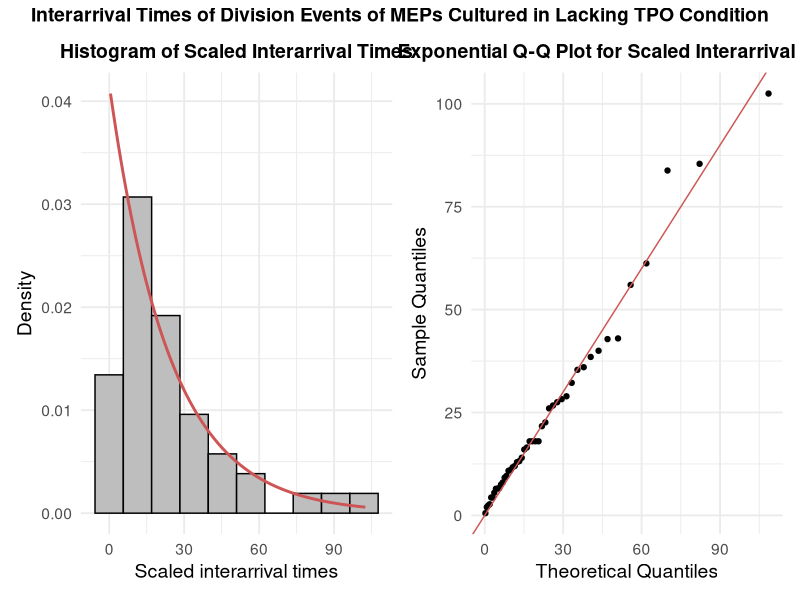

The R script that drew this image: (Note: this script raises an error after producing the figure.)
library(tidyr)
library(dplyr)
library(ggplot2)
library(DEoptim)
library(patchwork)
library(goftest)
library(fitdistrplus)

### functions for estimation
log_likelihood_noduds_de <- function(params, data) {
  params <- as.numeric(params)
  names(params) <- c("u", "v", "c1", "c2", "m1", "m2")
  
  # Reparameterization
  u <- params["u"]
  v <- params["v"]
  
  p1 <- u
  p2 <- (1 - u) * v
  
  c1 <- params["c1"]; c2 <- params["c2"]
  m1 <- params["m1"]; m2 <- params["m2"]
  
  x <- as.numeric(data$X)
  t <- as.numeric(data$t)
  
  A <- p1 / (1 + c1 * (t - m1)^2)
  B <- p2 / (1 + c2 * (t - m2)^2)
  
  epsilon <- 1e-10
  C <- pmax(1 - A - B, epsilon)
  
  ll <- sum(
    (x ==  1) * log(A + epsilon) +
      (x ==  0) * log(B + epsilon) +
      (x == -1) * log(C)
  )
  
  return(-ll)
}

r_estimator <- function(data){
  Si <- data$Si
  deltat <- data$deltat
  n <- nrow(data)
  r <- n/(sum(Si*deltat))
  return(r)
}

### functions for prediction
int.p.func <- function(t, p, c, m) {
  (p / sqrt(c)) * (atan(sqrt(c) * (t - m)) + atan(sqrt(c) * m))
}

make_expected_noduds_data <- function(time.input,
                                      p1.true, c1.true, m1.true,
                                      p2.true, c2.true, m2.true,
                                      # p4.true, c4.true, m4.true,
                                      s0.true, r.true) {
  p1.func <- function(t){
    p1.prob <- p1.true/(1+c1.true*(t-m1.true)^2)
    return(p1.prob)
  }
  
  p2.func <- function(t){
    p2.prob <- p2.true/(1+c2.true*(t-m2.true)^2)
    return(p2.prob)
  }
  
  p3.func <- function(t){
    # p3.prob <- 1- p1.true/(1+c1.true*(t-m1.true)^2)-p2.true/(1+c2.true*(t-m2.true)^2) - p4.true/(1+c4.true*(t-m4.true)^2)
    p3.prob <-1- p1.true/(1+c1.true*(t-m1.true)^2)-p2.true/(1+c2.true*(t-m2.true)^2)
    return(p3.prob)
  }
  
  int.p1 <- function(t) int.p.func(t, p1.true, c1.true, m1.true)
  int.p2 <- function(t) int.p.func(t, p2.true, c2.true, m2.true)
  # int.p4 <- function(t) int.p.func(t, p4.true, c4.true, m4.true)
  
  int.p3 <- function(t) {
    # t - int.p1(t) - int.p2(t) - int.p4(t)
    t - int.p1(t) - int.p2(t)
  }
  
  sc.mean <- function(t) {
    s0.true * exp(r.true * (int.p1(t) - int.p3(t)))
  }
  
  sc.var.bp <- function(t) {
    A <- exp(2 * r.true * (int.p1(t) - int.p3(t)))

    integrand_B <- function(x) {
      (p1.func(x) + p3.func(x)) *
        exp(-r.true * (int.p1(x) - int.p3(x)))
    }

    B <- integrate(integrand_B, lower = 0, upper = t)$value
    s0.true * r.true * A * B
  }
  ec.mean <- function(t){
    integrand <- function(x){
      (p2.func(x) + 2 * p3.func(x))* exp(r.true * (int.p1(x) - int.p3(x)))
    }
    out <- integrate(integrand, lower = 0, upper = t)$value
    return(out*s0.true*r.true)
  }
  
  data.frame(
    time = time.input,
    sc.mean = sapply(time.input, sc.mean),
    sc.var.bp = sapply(time.input, sc.var.bp),
    ec.mean = sapply(time.input, ec.mean)
  )
}

simulate_markov <- function(
    reps = 100,
    p1, p2, p4,
    c1, c2, c4,
    m1, m2, m4,
    s0 = 200,
    r = 0.2,
    min_p_t = 1e-4,
    max_it = 50000,
    t_max = 100,
    seed = NULL
) {
  if (!is.null(seed)) set.seed(seed)
  
  f_t <- function(t, c, m) 1 / (1 + c * (t - m)^2)
  
  probs_t <- function(t) {
    f1 <- f_t(t, c1, m1)
    f2 <- f_t(t, c2, m2)
    f4 <- f_t(t, c4, m4)
    
    p1t <- p1 * f1
    p2t <- p2 * f2
    p4t <- p4 * f4
    p3t <- 1 - p1t - p2t - p4t
    
    p3t <- pmax(p3t, 0)
    
    probs <- c(p1t, p2t, p3t, p4t)
    
    s <- sum(probs)
    if (s <= 0) stop("All transition probabilities zero — invalid parameters.")
    if (s != 1) probs <- probs / s
    
    # avoid extremely small values
    probs[probs < min_p_t] <- 0
    probs <- probs / sum(probs)
    
    probs
  }
  
  all_out <- list()
  idx <- 1
  
  for (rep_i in 1:reps) {
    
    sc <- s0
    ec <- 0
    dc <- 0
    t <- 0
    itnum <- 0
    
    sc_steps <- sc
    ec_steps <- ec
    dc_steps <- dc
    time_steps <- t
    
    while (sc > 0) {
      
      itnum <- itnum + 1
      if (itnum > max_it || t > t_max) {
        warning("Stopped early: max_it or time bound exceeded")
        break
      }
      
      t <- t + rexp(1, rate = r * sc)
      
      probs <- probs_t(t)
      
      event <- sample(1:4, size = 1, prob = probs)
      
      if (event == 1) { sc <- sc + 1 }
      if (event == 2) { ec <- ec + 1 }
      if (event == 3) { sc <- sc - 1; ec <- ec + 2 }
      if (event == 4) { dc <- dc + 1 }
      
      sc_steps <- c(sc_steps, sc)
      ec_steps <- c(ec_steps, ec)
      dc_steps <- c(dc_steps, dc)
      time_steps <- c(time_steps, t)
    }
    
    all_out[[idx]] <- data.frame(
      reps = rep(rep_i, length(sc_steps)),
      time.steps = time_steps,
      sc.steps = sc_steps,
      ec.steps = ec_steps,
      dc.steps = dc_steps
    )
    idx <- idx + 1
  }
  
  do.call(rbind, all_out)
}

### for plotting
colors1 <- c("observed MkP+ErP" = "lightpink", "observed MEP" = "skyblue",
             "estimated MkP+ErP" = "indianred", "estimated MEP" = "darkblue")


###
###
###
mep_tpo_count <- read.csv("mep_tpo_count.csv")
mep_tpo_count <- mep_tpo_count[-c(1:4),]

mep_tpo_count$time_shift <- mep_tpo_count$time - min(mep_tpo_count$time)

### TPO
mep_tpo_fitdata <- data.frame(X = diff(mep_tpo_count$mep),
                              t = mep_tpo_count$time_shift[-1],
                              deltat = diff(mep_tpo_count$time_shift),
                              Si = mep_tpo_count$mep
                              [-length(mep_tpo_count$mep)])
head(mep_tpo_fitdata)
t_min <- min(mep_tpo_fitdata$t, 0)
t_max <- max(mep_tpo_fitdata$t, 100)
lower <- c(u = 1e-5, v = 1e-5, 
           c1 = 1e-5, c2 = 1e-5, 
           m1 = t_min, m2 = t_min)
upper <- c(u = 0.99999, v = 0.99999,
           c1 = 100, c2 = 100, 
           m1 = t_max, m2 = t_max)
set.seed(123)
DE_res <- DEoptim(
  fn = log_likelihood_noduds_de,
  lower = lower,
  upper = upper,
  data = mep_tpo_fitdata,
  DEoptim.control(NP = 150, itermax = 600, F = 0.9, CR = 0.8, strategy = 6,
                  trace = FALSE)
)
u_hat <- DE_res$optim$bestmem["u"]
v_hat <- DE_res$optim$bestmem["v"]

p1_hat <- u_hat
p2_hat <- (1 - u_hat) * v_hat

p1_hat; p2_hat

par.est <- DE_res$optim$bestmem
r.est <- r_estimator(mep_tpo_fitdata)
tpo.noduds.est <- c(p1_hat, p2_hat, par.est[3:6], r.est)
names(tpo.noduds.est) <- c("p1", "p2", "c1", "c2", "m1", "m2", "r")
tpo.noduds.est
tpo.noduds.est["p1"]; tpo.noduds.est["c1"]; tpo.noduds.est["m1"]
# 0.4560184 0.001138745 19.0687 
tpo.noduds.est["p2"]; tpo.noduds.est["c2"]; tpo.noduds.est["m2"]
# 0.5439761  0.0001757318  21.74811
tpo.noduds.est["r"]
# 0.04528165

mep_tpo_pred <- make_expected_noduds_data(time.input = seq(min(mep_tpo_count$time_shift), max(mep_tpo_count$time_shift+10), by = 0.1),
                                          p1.true = tpo.noduds.est["p1"],
                                          c1.true = tpo.noduds.est["c1"],
                                          m1.true = tpo.noduds.est["m1"],
                                          p2.true = tpo.noduds.est["p2"],
                                          c2.true = tpo.noduds.est["c2"],
                                          m2.true = tpo.noduds.est["m2"],
                                          s0.true = mep_tpo_count$mep[1],
                                          r.true = tpo.noduds.est["r"])

tpo_est_plot <- ggplot() +
  geom_point(data = mep_tpo_count, 
             aes(x = time_shift + min(time), y = daughter, col = "observed MkP+ErP"),
             pch = 19, size = 2) +
  geom_point(data = mep_tpo_count, 
             aes(x = time_shift+ min(time), y = mep, col = "observed MEP"),
             pch = 19, size = 2) +
  geom_line(data = mep_tpo_pred, 
            aes(x = time + min(mep_tpo_count$time), y = ec.mean, col = "estimated MkP+ErP"),
            linetype = 4, linewidth = 1) +
  geom_line(data = mep_tpo_pred, 
            aes(x = time + min(mep_tpo_count$time), y = sc.mean, col = "estimated MEP"),
            linetype = 4, linewidth = 1) +
  scale_y_continuous(limits = c(-10, 250)) +
  scale_x_continuous(limits = c(20, 200)) +
  labs(x = "Time (in hours)", y = "Cell counts", color = "",
       title = "Lacking TPO condition",
       # subtitle = "Observed and Estimated Cell Counts"
  )+
  scale_color_manual(values = colors1) +
  guides(color = guide_legend(nrow = 2, byrow = TRUE))+
  theme_minimal(base_size = 14) +
  theme(
    plot.title = element_text(face = "bold"),
    legend.title = element_blank(),
    legend.text.align = 0,
    legend.position = "bottom"
  )
##
## check if the interarrival time is exponential with constant rate
mep_tpo_count <- read.csv("mep_tpo_count.csv")
mep_tpo_count <- mep_tpo_count[-c(1:4),]
head(mep_tpo_count)
tpo_interarrival <- diff(mep_tpo_count$time)
tpo_scale_interarrival <- tpo_interarrival*mep_tpo_count$mep[-nrow(mep_tpo_count)]
tpo_scale_interarrival <- tpo_scale_interarrival[tpo_scale_interarrival != 0]

lambda_hat <- 1 / mean(tpo_scale_interarrival)


# convert to data frame
df.arrival <- data.frame(arr.time = tpo_scale_interarrival)

# plot
hist.arr.plot <- ggplot(df.arrival, aes(x = arr.time)) +
  geom_histogram(aes(y = after_stat(density)),
                 bins = 10,
                 fill = "gray",
                 color = "black") +
  stat_function(fun = dexp,
                args = list(rate = lambda_hat),
                color = "indianred3",
                linewidth = 1) +
  labs(title = "Histogram of Scaled Interarrival Times",
       x = "Scaled interarrival times",
       y = "Density") +
  theme_minimal(base_size = 14) +
  theme(
    plot.title = element_text(face = "bold", hjust = 0.5),
    legend.title = element_blank(),
    legend.text.align = 0,
    legend.position = "bottom"
  )

# create data for QQ plot
df.arrival$sort.arr.time <- sort(tpo_scale_interarrival)
df.arrival$theoretical <- qexp(ppoints(length(tpo_scale_interarrival)), rate = lambda_hat)

# plot
qq.arr.plot <- ggplot(df.arrival, aes(x = theoretical, y = sort.arr.time)) +
  geom_point(color = "black") +
  geom_abline(slope = 1, intercept = 0, color = "indianred3") +
  labs(title = "Exponential Q-Q Plot for Scaled Interarrival Times",
       x = "Theoretical Quantiles",
       y = "Sample Quantiles") +
  theme_minimal(base_size = 14) +
  theme(
    plot.title = element_text(face = "bold", hjust = 0.5),
    legend.title = element_blank(),
    legend.text.align = 0,
    legend.position = "bottom"
  )
##
## formal test
ad.test(tpo_scale_interarrival, null = "pexp", rate = lambda_hat)
gofstat(fitdist(tpo_scale_interarrival, "exp"))

(hist.arr.plot | qq.arr.plot) +  plot_annotation(
  title = "Interarrival Times of Division Events of MEPs Cultured in Lacking TPO Condition"
) &
  theme(
    plot.title = element_text(size = 14, face = "bold", hjust = 0.5)
  )
##
##


###
###
## check if the interarrival time is exponential with constant rate
mep_ctrl_count <- read.csv("mep_ctrl_count.csv")
mep_ctrl_count <- mep_ctrl_count[-c(1:14),]

ctrl_interarrival <- diff(mep_ctrl_count$time)
ctrl_scale_interarrival <- ctrl_interarrival*mep_ctrl_count$mep[-nrow(mep_ctrl_count)]
ctrl_scale_interarrival <- ctrl_scale_interarrival[ctrl_scale_interarrival != 0]

lambda_hat_ctrl <- 1 / mean(ctrl_scale_interarrival)


# convert to data frame
df.arrival.ctrl <- data.frame(arr.time = ctrl_scale_interarrival)

# plot
hist.arr.ctrl.plot <- ggplot(df.arrival.ctrl, aes(x = arr.time)) +
  geom_histogram(aes(y = after_stat(density)),
                 bins = 10,
                 fill = "gray",
                 color = "black") +
  stat_function(fun = dexp,
                args = list(rate = lambda_hat_ctrl),
                color = "indianred3",
                linewidth = 1) +
  labs(title = "Histogram of Scaled Interarrival Times",
       x = "Scaled interarrival times",
       y = "Density") +
  theme_minimal(base_size = 14) +
  theme(
    plot.title = element_text(face = "bold", hjust = 0.5),
    legend.title = element_blank(),
    legend.text.align = 0,
    legend.position = "bottom"
  )

# create data for QQ plot
df.arrival.ctrl$sort.arr.time <- sort(ctrl_scale_interarrival)
df.arrival.ctrl$theoretical <- qexp(ppoints(length(ctrl_scale_interarrival)), rate = lambda_hat_ctrl)

# plot
qq.arr.ctrl.plot <- ggplot(df.arrival.ctrl, aes(x = theoretical, y = sort.arr.time)) +
  geom_point(color = "black") +
  geom_abline(slope = 1, intercept = 0, color = "indianred3") +
  labs(title = "Exponential Q-Q Plot for Scaled Interarrival Times",
       x = "Theoretical Quantiles",
       y = "Sample Quantiles") +
  theme_minimal(base_size = 14) +
  theme(
    plot.title = element_text(face = "bold", hjust = 0.5),
    legend.title = element_blank(),
    legend.text.align = 0,
    legend.position = "bottom"
  )

qq.arr.ctrl.plot <- ggplot(data.frame(x = ctrl_scale_interarrival), aes(sample = x)) +
  stat_qq_band(
    distribution = "exp",
    dparams = list(rate = lambda_hat_ctrl),
    conf = 0.95,
    alpha = 0.2,
    fill = "blue3"
  ) +
  stat_qq_line(
    distribution = "exp",
    dparams = list(rate = lambda_hat_ctrl),
    color = "blue3"
  ) +
  stat_qq_point(
    distribution = "exp",
    dparams = list(rate = lambda_hat_ctrl),
    color = "black"
  ) +
  labs(
    title = "Exponential Q–Q Plot with 95% CI",
    x = "Theoretical Exponential Quantiles",
    y = "Sample Quantiles"
  ) +
  theme_minimal(base_size = 14) +
  theme(
    plot.title = element_text(face = "bold", hjust = 0.5),
    legend.title = element_blank(),
    legend.text.align = 0,
    legend.position = "bottom"
  )
##
library(ggplot2)

x <- ctrl_scale_interarrival
n <- length(x)

# your quantiles (ppoints)
p <- ppoints(n)

# your theoretical quantiles
theoretical <- qexp(p, rate = lambda_hat_ctrl)

# your sorted sample
sample_sorted <- sort(x)

# -----------------------------
# 1. Bootstrap CI (qqplotr logic)
# -----------------------------
B <- 2000
boot_dev <- matrix(NA, nrow = B, ncol = n)

set.seed(123)

for (b in 1:B) {
  # Step 1: bootstrap sample
  xb <- rexp(n, rate = lambda_hat_ctrl)
  
  # Step 2: refit lambda
  lambda_b <- 1 / mean(xb)
  
  # Step 3: compute theoretical quantiles using YOUR p-values
  q_b <- qexp(p, rate = lambda_b)
  
  # Step 4: compute deviations
  boot_dev[b, ] <- sort(xb) - q_b
}

# Step 5: CI on deviations
dev_lower <- apply(boot_dev, 2, quantile, probs = 0.025)
dev_upper <- apply(boot_dev, 2, quantile, probs = 0.975)

# Step 6: Add deviations back to YOUR theoretical quantiles
ci_lower <- theoretical + dev_lower
ci_upper <- theoretical + dev_upper

# -----------------------------
# 2. Build data frame
# -----------------------------
df <- data.frame(
  theoretical = theoretical,
  sample = sample_sorted,
  lower = ci_lower,
  upper = ci_upper
)

# -----------------------------
# 3. Plot YOUR QQ plot + qqplotr-style CI
# -----------------------------
ggplot(df, aes(x = theoretical, y = sample)) +
  geom_ribbon(aes(ymin = lower, ymax = upper),
              fill = "skyblue", alpha = 0.3) +
  geom_point(color = "black") +
  geom_abline(slope = 1, intercept = 0, color = "indianred3") +
  labs(
    title = "Exponential Q–Q Plot (Manual) with qqplotr-style 95% CI",
    x = "Theoretical Quantiles (ppoints + Exp(λ))",
    y = "Sample Quantiles"
  ) +
  theme_minimal(base_size = 14)




## formal test
ad.test(ctrl_scale_interarrival, null = "pexp", rate = lambda_hat_ctrl)
gofstat(fitdist(ctrl_scale_interarrival, "exp"))

(hist.arr.ctrl.plot | qq.arr.ctrl.plot) +  plot_annotation(
  title = "Interarrival Times of Division Events of MEPs Cultured in Control Condition"
) &
  theme(
    plot.title = element_text(size = 14, face = "bold", hjust = 0.5)
  )


qqPlot(ctrl_scale_interarrival,
       distribution = "exp",
       envelope = 0.95,
       xlab = "Theoretical Exponential Quantiles",
       ylab = "Sample Quantiles",
       main = "Exponential Q–Q Plot with 95% CI",
       id = FALSE)




x <- ctrl_scale_interarrival
n <- length(x)

# p-values that qqplotr uses
p <- (1:n) / (n + 1)

# theoretical quantiles for Exp(lambda)
theoretical <- qexp(p, rate = lambda_ctrl_hat)


qqPlot(
  ctrl_scale_interarrival,
  distribution = list(
    qfun = function(p) qexp(p, rate = lambda_hat_ctrl)
  ),
  envelope = 0.95,
  xlab = "Theoretical Exponential Quantiles",
  ylab = "Sample Quantiles",
  main = "Exponential Q–Q Plot with 95% CI",
  id = FALSE
)


(hist.arr.ctrl.plot | qq.arr.ctrl.plot) +  plot_annotation(
  title = "Interarrival Times of Division Events of MEPs Cultured in Control Condition"
) &
  theme(
    plot.title = element_text(size = 14, face = "bold", hjust = 0.5)
  )

##
##

###
###

mep_ctrl_count <- read.csv("mep_ctrl_count.csv")
mep_ctrl_count <- mep_ctrl_count[-c(1:14),]

mep_ctrl_count$time_shift <- mep_ctrl_count$time - min(mep_ctrl_count$time)

mep_ctrl_fitdata <- data.frame(X = diff(mep_ctrl_count$mep),
                               t = mep_ctrl_count$time_shift[-1],
                               deltat = diff(mep_ctrl_count$time_shift),
                               Si = mep_ctrl_count$mep
                               [-length(mep_ctrl_count$mep)])

head(mep_ctrl_fitdata)
t_min <- min(mep_ctrl_fitdata$t, 0)
t_max <- max(mep_ctrl_fitdata$t, 100)
lower <- c(u = 1e-5, v = 1e-5, 
           c1 = 1e-5, c2 = 1e-5, 
           m1 = t_min, m2 = t_min)
upper <- c(u = 0.99999, v = 0.99999,
           c1 = 1, c2 = 1, 
           m1 = t_max, m2 = t_max)
set.seed(124)
DE_res <- DEoptim(
  fn = log_likelihood_noduds_de,
  lower = lower,
  upper = upper,
  data = mep_ctrl_fitdata,
  DEoptim.control(NP = 150, itermax = 600, F = 0.9, CR = 0.8, strategy = 6,
                  trace = FALSE
  )
)

u_hat <- DE_res$optim$bestmem["u"]
v_hat <- DE_res$optim$bestmem["v"]

p1_hat <- u_hat
p2_hat <- (1 - u_hat) * v_hat

p1_hat; p2_hat

par.est <- DE_res$optim$bestmem
r.est <- r_estimator(mep_ctrl_fitdata)
par.est
r.est


ctrl.est <- c(p1_hat, p2_hat, par.est[3:6], r.est)
names(ctrl.est) <- c("p1", "p2", "c1", "c2", "m1", "m2", "r")

mep_ctrl_pred <- make_expected_noduds_data(time.input = seq(min(mep_ctrl_count$time_shift), max(mep_ctrl_count$time_shift+10), by = 0.1),
                                          p1.true = ctrl.est["p1"],
                                          c1.true = ctrl.est["c1"],
                                          m1.true = ctrl.est["m1"],
                                          p2.true = ctrl.est["p2"],
                                          c2.true = ctrl.est["c2"],
                                          m2.true = ctrl.est["m2"],
                                          s0.true = mep_ctrl_count$mep[1],
                                          r.true = ctrl.est["r"])

ctrl_est_plot <- ggplot() +
  geom_point(data = mep_ctrl_count, 
             aes(x = time_shift + min(time), y = daughter, col = "observed MkP+ErP"),
             pch = 19, size = 2) +
  geom_point(data = mep_ctrl_count, 
             aes(x = time_shift+ min(time), y = mep, col = "observed MEP"),
             pch = 19, size = 2) +
  geom_line(data = mep_ctrl_pred, 
            aes(x = time + min(mep_ctrl_count$time), y = ec.mean + mep_ctrl_count$daughter[1], col = "estimated MkP+ErP"),
            linetype = 4, linewidth = 1) +
  geom_line(data = mep_ctrl_pred, 
            aes(x = time + min(mep_ctrl_count$time), y = sc.mean, col = "estimated MEP"),
            linetype = 4, linewidth = 1) +
  scale_y_continuous(limits = c(-10, 250)) +
  scale_x_continuous(limits = c(20, 200)) +
  labs(x = "Time (in hours)", y = "Cell counts", color = "",
       title = "Control condition",
       # subtitle = "Observed and Expected Cell Counts"
  )+
  scale_color_manual(values = colors1) +
  guides(color = guide_legend(nrow = 2, byrow = TRUE))+
  theme_minimal(base_size = 14) +
  theme(
    plot.title = element_text(face = "bold"),
    legend.title = element_blank(),
    legend.text.align = 0,
    legend.position = "bottom"
  )

(ctrl_est_plot | tpo_est_plot) +  plot_annotation(
  title = "Observed and Estimated Cell Counts"
) + plot_layout(guides = "collect") &
  theme(
    legend.position = "bottom",
    plot.title = element_text(size = 14, face = "bold", hjust = 0.5)
  )
